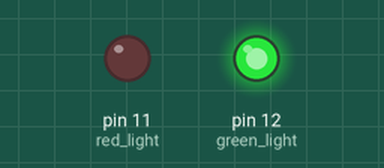
The sketch below on a simulated Arduino Uno, built with avr-gcc and run on an emulated ATmega328P. Parts: output pins drawn as LEDs (lit = HIGH).

Above: at 0.5 s.
At 2.5 s:
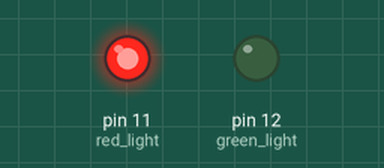
At 3.5 s:
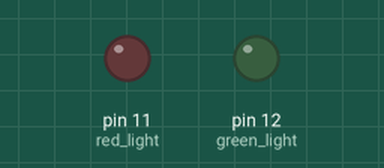
Timing chart, 0 to 5.2 s (numbered marks = the images above):
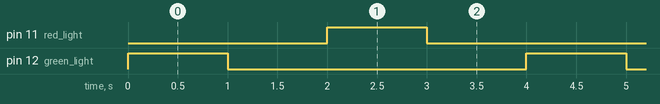

Measured:
- by itself, pin 11 (red_light), pin 12 (green_light): alternates HIGH for 1.0 s and LOW for 3.0 s
- by itself, everything shown: repeats every 4.0 s, in 4 steps

The sketch:

blink-pin_11-12.ino
```cpp
// the setup function runs once when you press reset or power the board
void setup() {
  // initialize digital pin LED_BUILTIN as an output.
  pinMode(12, OUTPUT); // green light
  pinMode(11, OUTPUT); // red light
  Serial.println("Setup done");
}

// the loop function runs over and over again forever
void loop() {
  digitalWrite(12, HIGH);  // turn the LED on (HIGH is the voltage level)
  delay(1000);             // wait for a second
  digitalWrite(12, LOW);   // turn the LED off by making the voltage LOW in pin 12
  delay(1000);             // wait for a second
  digitalWrite(11, HIGH);  // turn the LED on (HIGH is the voltage level)
  delay(1000);             // wait for a second
  digitalWrite(11, LOW);   // turn the LED off by making the voltage LOW in pin 13
  delay(1000);             // wait for a second
}
```
